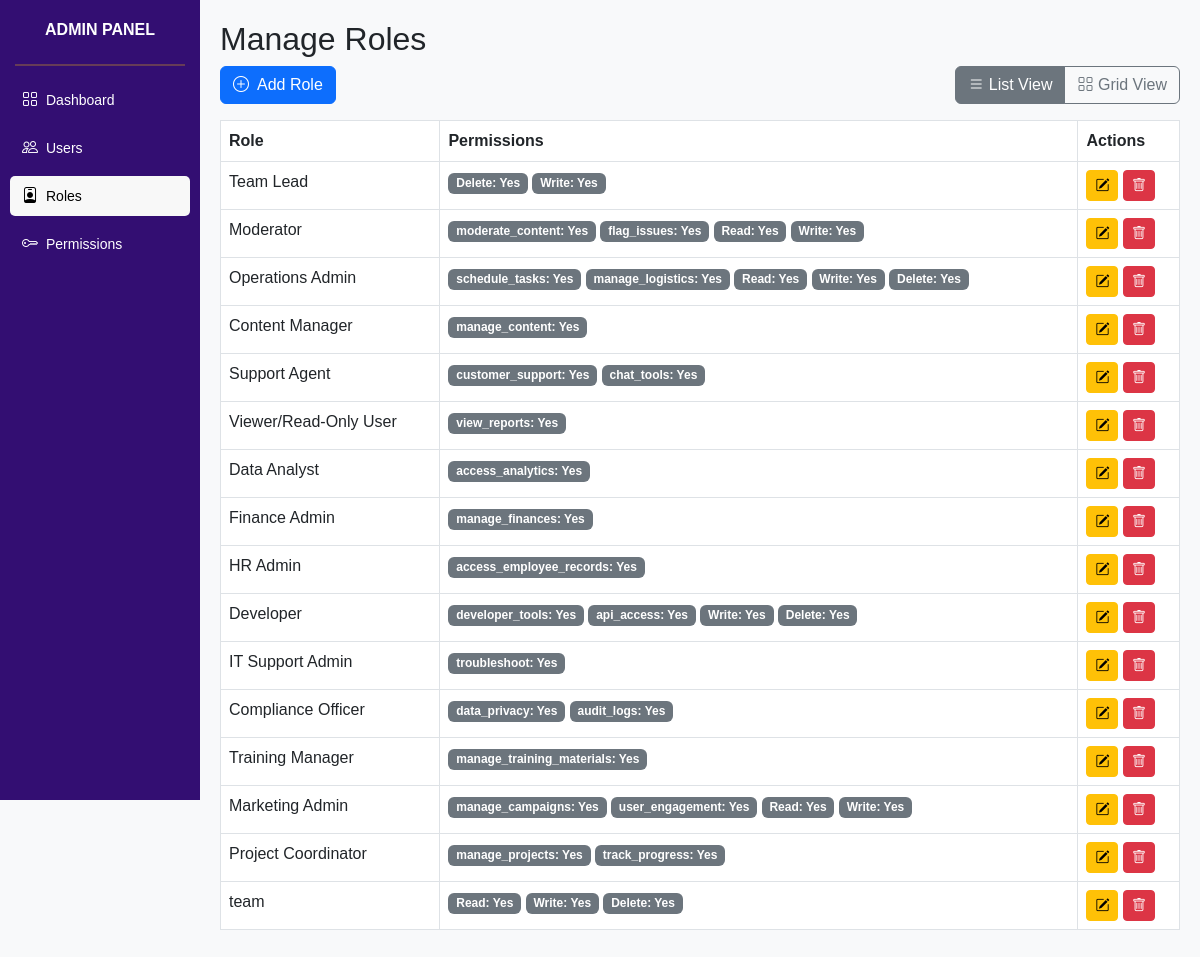
Screenshot of /roles/ with the database file from the repository.
### dashboard/models.py (models this page shows, shortened)
class Role(models.Model):
    name = models.CharField(max_length=100)
    permissions = models.JSONField(default=dict)  # Store permissions as JSON

### dashboard/views.py (the view)
# urls.py: path('roles/', views.roles_view, name='roles'),
def roles_view(request):
    roles = Role.objects.all()
    return render(request, "roles.html", {"roles": roles})

### dashboard/templates/roles.html (shortened to what this page needs)
{% extends 'base.html' %}
{% block content %}
<h2 class="text-center text-md-start">Manage Roles</h2>
<div class="d-flex flex-column flex-md-row justify-content-between mb-3 align-items-center">
    <button class="btn btn-primary d-flex align-items-center mb-2 mb-md-0" data-bs-toggle="modal" data-bs-target="#roleModal">
        <i class="bi bi-plus-circle me-2"></i> Add Role
    </button>
    <div class="btn-group" role="group">
        <button class="btn btn-outline-secondary active" id="listViewBtn"><i class="bi bi-list"></i> List View</button>
        <button class="btn btn-outline-secondary" id="gridViewBtn"><i class="bi bi-grid"></i> Grid View</button>
    </div>
</div>
<div id="rolesContainer">
    <div id="listView" class="table-responsive">
        <table class="table table-bordered">
            <thead>
                <tr>
                    <th>Role</th>
                    <th>Permissions</th>
                    <th>Actions</th>
                </tr>
            </thead>
            <tbody>
                {% for role in roles %}
                <tr>
                    <td>{{ role.name }}</td>
                    <td>
                        {% for key, value in role.permissions.items %}
                        <span class="badge bg-secondary">{{ key }}: {{ value|yesno:"Yes,No" }}</span>
                        {% endfor %}
                    </td>
                    <td>
                        <button class="btn btn-sm btn-warning" data-bs-toggle="modal" data-bs-target="#editRoleModal{{ role.id }}">
                            <i class="bi bi-pencil-square"></i>
                        </button>
                        <button class="btn btn-sm btn-danger" data-bs-toggle="modal" data-bs-target="#deleteRoleModal{{ role.id }}">
                            <i class="bi bi-trash"></i>
                        </button>
                    </td>
                </tr>
                {% endfor %}
            </tbody>
        </table>
    </div>
</div>
{% endblock %}

### dashboard/templates/base.html (shortened to what this page needs)
<!DOCTYPE html>
<html lang="en">
<head>
    <link href="https://cdn.jsdelivr.net/npm/bootstrap@5.3.0-alpha1/dist/css/bootstrap.min.css" rel="stylesheet">
    <link href="https://cdn.jsdelivr.net/npm/bootstrap-icons/font/bootstrap-icons.css" rel="stylesheet">
</head>
<body>
    <div class="sidebar">
        <div class="sidebar-logo">
            <h3>ADMIN PANEL</h3>
        </div>
        <hr>
        <a href="{% url 'dashboard' %}" class="{% if request.resolver_match.url_name == 'dashboard' %}active{% endif %}">
            <i class="bi bi-grid"></i> Dashboard
        </a>
        <a href="{% url 'users' %}" class="{% if request.resolver_match.url_name == 'users' %}active{% endif %}">
            <i class="bi bi-people"></i> Users
        </a>
        <a href="{% url 'roles' %}" class="{% if request.resolver_match.url_name == 'roles' %}active{% endif %}">
            <i class="bi bi-person-badge"></i> Roles
        </a>
        <a href="{% url 'permissions' %}" class="{% if request.resolver_match.url_name == 'permissions' %}active{% endif %}">
            <i class="bi bi-key"></i> Permissions
        </a>
    </div>
    <div class="content">
        {% block content %}{% endblock %}
    </div>
</body>
</html>

### dashboard/templates/base.html (style rules this page uses)
body { font-family: 'Arial', sans-serif; background-color: #f8f9fa; }
.sidebar { height: 100vh; background-color: #330e72; color: white; padding-top: 20px; position: fixed; width: 200px; display: flex; flex-direction: column; justify-content: flex-start; }
.sidebar h3 { color: white; text-align: center; font-size: 16px; font-weight: bold; margin-bottom: 15px; }
.sidebar a { text-decoration: none; color: white; display: flex; align-items: center; padding: 8px 12px; margin: 4px 10px; font-size: 14px; transition: all 0.3s ease; border-radius: 5px; }
.sidebar a i { font-size: 16px; margin-right: 8px; }
.sidebar a:hover, .sidebar a.active { background-color: #f8f8f8; color: black; border-radius: 5px; }
.sidebar hr { border: 1px solid #ffc107; margin: 10px 15px; }
.content { margin-left: 200px; padding: 20px; }

### rows the page displays
Role: name "Team Lead", permissions "Delete" "Write", permissions "Yes" "Yes"
Role: name "Moderator", permissions "moderate_content" "flag_issues" "Read" "Write", permissions "Yes" "Yes" "Yes" "Yes"
Role: name "Operations Admin", permissions "schedule_tasks" "manage_logistics" "Read" "Write" "Delete", permissions "Yes" "Yes" "Yes" "Yes" "Yes"
Role: name "Content Manager", permissions "manage_content", permissions "Yes"
Role: name "Support Agent", permissions "customer_support" "chat_tools", permissions "Yes" "Yes"
Role: name "Viewer/Read-Only User", permissions "view_reports", permissions "Yes"
Role: name "Data Analyst", permissions "access_analytics", permissions "Yes"
Role: name "Finance Admin", permissions "manage_finances", permissions "Yes"
Role: name "HR Admin", permissions "access_employee_records", permissions "Yes"
Role: name "Developer", permissions "developer_tools" "api_access" "Write" "Delete", permissions "Yes" "Yes" "Yes" "Yes"
Role: name "IT Support Admin", permissions "troubleshoot", permissions "Yes"
Role: name "Compliance Officer", permissions "data_privacy" "audit_logs", permissions "Yes" "Yes"
Role: name "Training Manager", permissions "manage_training_materials", permissions "Yes"
Role: name "Marketing Admin", permissions "manage_campaigns" "user_engagement" "Read" "Write", permissions "Yes" "Yes" "Yes" "Yes"
Role: name "Project Coordinator", permissions "manage_projects" "track_progress", permissions "Yes" "Yes"
Role: name "team", permissions "Read" "Write" "Delete", permissions "Yes" "Yes" "Yes"
